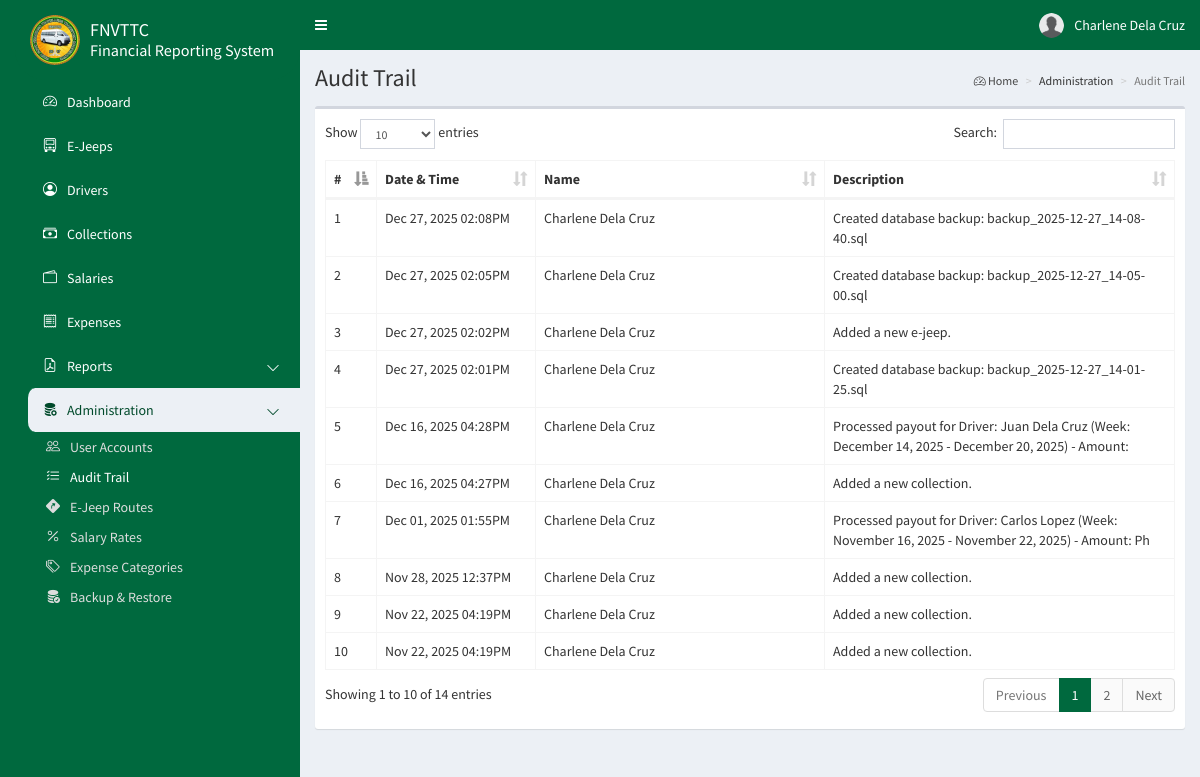
/admin/audittrail.php (signed in), run on an earlier commit of the app's database.
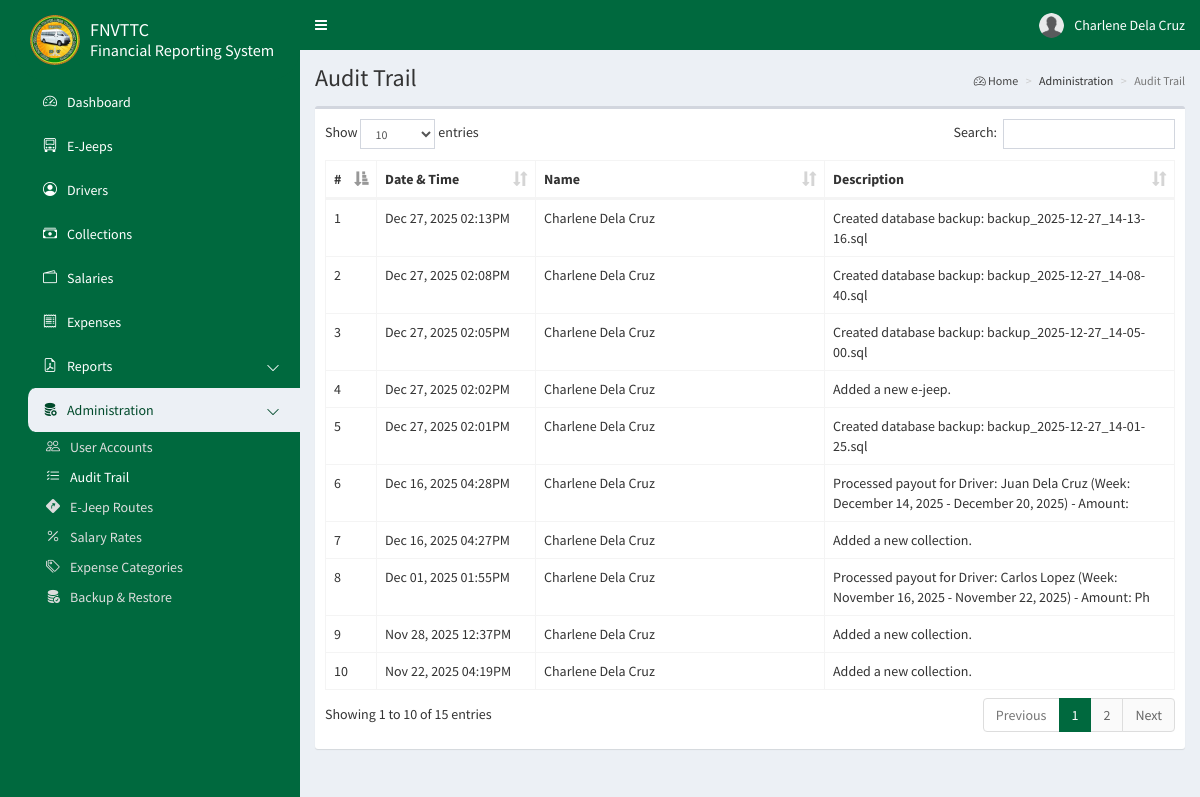
And on a later commit of the database.
### tables this page shows
CREATE TABLE `frs_users` (
  `id` int(11) NOT NULL AUTO_INCREMENT,
  `first_name` varchar(50) NOT NULL,
  `last_name` varchar(50) NOT NULL,
  `email` varchar(50) NOT NULL,
  `password` char(32) NOT NULL,
  `type` int(1) NOT NULL,
  `image` varchar(100) NOT NULL,
  `address` varchar(100) NOT NULL,
  `contact` varchar(25) NOT NULL,
  `deleted` bit(1) NOT NULL DEFAULT b'0',
  PRIMARY KEY (`id`)
);

CREATE TABLE `frs_trail` (
  `id` int(11) NOT NULL AUTO_INCREMENT,
  `user_id` int(11) NOT NULL,
  `description` varchar(100) NOT NULL,
  `date` datetime NOT NULL DEFAULT current_timestamp(),
  PRIMARY KEY (`id`),
  KEY `fk_trail_userid` (`user_id`),
  CONSTRAINT `fk_trail_userid` FOREIGN KEY (`user_id`) REFERENCES `frs_users` (`id`) ON DELETE NO ACTION ON UPDATE CASCADE
);

### config/config.php (called while the page is built, shortened)
<?php
class Connection {
    private $dbHost;
    private $dbUser;
    private $dbPass;
    private $dbName;
    public function __construct() {
        $this->dbHost = $_ENV['DB_HOST'];
        $this->dbUser = $_ENV['DB_USER'];
        $this->dbPass = $_ENV['DB_PASS'];
        $this->dbName = $_ENV['DB_NAME'];
    }
    public function getConnection() {
        try {
            $pdo = new PDO("mysql:host=" . $this->dbHost . ";dbname=" . $this->dbName, $this->dbUser, $this->dbPass);
            $pdo->setAttribute(PDO::ATTR_ERRMODE, PDO::ERRMODE_EXCEPTION);
            $pdo->setAttribute(PDO::ATTR_DEFAULT_FETCH_MODE, PDO::FETCH_ASSOC);
            return $pdo;
        }
        catch (Exception $e) {
            echo 'Error: ' . $e->getmessage();
        }
    }
}

### admin/audittrail.php (the view, shortened to what this page needs)
<?php
require_once '../config/config.php';
class Trail {
    private $db;
    public function __construct() {
        $conn = new Connection();
        $this->db = $conn->getConnection();
    }
    public function getData(){
        $trail_sql = "SELECT * FROM `frs_trail` AS a JOIN `frs_users` AS b ON a.`user_id` = b.`id` ORDER BY a.`date` DESC";
        $trail_stmt = $this->db->query($trail_sql);
        return $trail_stmt->fetchAll();
    }
}
$trail = new Trail();
$trails = $trail->getData();
?>
<!DOCTYPE html>
<html style="background-color: #00693e;">
<head>
<?php include '../common/head.php'; ?>
</head>
<body class="hold-transition skin-blue sidebar-mini">
    <div class="wrapper">
<?php include '../common/navbar.php'; ?>
<?php include '../common/sidebar.php'; ?>
        <div class="content-wrapper">
            <section class="content-header">
                <h1>Audit Trail</h1>
                <ol class="breadcrumb">
                    <li><a href="#"><i class="bi bi-speedometer2"></i> Home</a></li>
                    <li>Administration</li>
                    <li class="active">Audit Trail</li>
                </ol>
            </section>
            <section class="content">
                <div class="row">
                    <div class="col-xs-12">
                        <div class="box">
                            <div class="box-body table-responsive">
                                <table id="example1" class="table table-bordered">
                                    <thead>
                                        <tr>
                                            <th style="width: 12px; max-width: 12px !important;">#</th>
                                            <th style="width: 120px; max-width: 120px !important;">Date & Time</th>
                                            <th style="width: 250px; max-width: 250px !important;">Name</th>
                                            <th>Description</th>
                                        </tr>
                                    </thead>
                                    <tbody>
<?php
$id = 1;
foreach ($trails as $row) { ?>
<tr>
    <td><?php echo $id; ?></td>
    <td><?php echo (new DateTime($row['date']))->format('M d, Y h:iA'); ?></td>
    <td><?php echo $row['first_name'] . " " . $row['last_name']; ?></td>
    <td><?php echo $row['description']; ?></td>
</tr>
<?php $id++; } ?>
                                    </tbody>
                                </table>
                            </div>
                        </div>
                    </div>
                </div>
            </section>
        </div>
    </div>
</body>
</html>

### common/head.php (shortened to what this page needs)
<link rel="stylesheet" href="../bower_components/bootstrap/dist/css/bootstrap.min.css">
<link rel="stylesheet" href="../bower_components/font-awesome/css/font-awesome.min.css">
<link rel="stylesheet" href="../bower_components/select2/dist/css/select2.min.css">
<link rel="stylesheet" href="../bower_components/bootstrap-datepicker/dist/css/bootstrap-datepicker.min.css">
<link rel="stylesheet" href="../bower_components/datatables.net-bs/css/dataTables.bootstrap.min.css">
<link rel="stylesheet" href="../dist/css/AdminLTE.min.css">
<link rel="stylesheet" href="../dist/css/all-skins.min.css">
<link rel="stylesheet" href="https://cdn.jsdelivr.net/npm/bootstrap-icons/font/bootstrap-icons.css">

### common/navbar.php (shortened to what this page needs)
<?php
require_once '../config/config.php';
$connection = new Connection();
$db = $connection->getConnection();
$sql = "SELECT * FROM frs_users WHERE id = '".$_SESSION['user_id']."'";
$stmt = $db->query($sql);
$row = $stmt->fetch();
?>
<header class="main-header" style="position: fixed; top: 0; width: 100%;">
    <nav class="navbar navbar-static-top">
        <a href="#" class="sidebar-toggle" data-toggle="push-menu" role="button"><span class="sr-only">Toggle Navigation</span></a>
        <div class="navbar-custom-menu">
            <ul class="nav navbar-nav">
                <li class="dropdown user user-menu">
                    <a href="#" class="dropdown-toggle" data-toggle="dropdown">
<?php if(file_exists('../images/' . $row['image'])): ?>
                        <img src="../images/<?php echo $row['image']; ?>" class="user-image" alt="User Image">
<?php else: ?>
                        <img src="../images/default.png" class="user-image" alt="User Image">
<?php endif; ?>
                        <span class="hidden-xs"><?php echo $row['first_name'] . " " . $row['last_name']; ?></span>
                    </a>
                </li>
            </ul>
        </div>
    </nav>
</header>

### common/sidebar.php (shortened to what this page needs)
<aside class="main-sidebar" style="overflow-y: auto; position: fixed; top: 0;">
    <section class="sidebar">
        <ul class="sidebar-menu" data-widget="tree">
            <li class="header" style="color: #fff;font-size: 26px;display: flex;place-items: center;margin-left: 15px;">
                <img src="../images/logo.png" width="50px"> <h4 style="margin-left: 10px;">FNVTTC<br><span style="font-size: 0.9em;">Financial Reporting System<span></h4>
            </li>
<?php if ($_SESSION['type'] == 0):  ?>
            <li><a href="dashboard.php"><i class="bi bi-speedometer2"></i><span>Dashboard</span></a></li>
            <li><a href="ejeeps.php"><i class="bi bi-truck-front"></i><span>E-Jeeps</span></a></li>
            <li><a href="drivers.php"><i class="bi bi-person-circle"></i><span>Drivers</span></a></li>
            <li><a href="collections.php"><i class="bi bi-cash-stack"></i><span>Collections</span></a></li>
            <li><a href="salaries.php"><i class="bi bi-wallet2"></i><span>Salaries</span></a></li>
            <li><a href="expenses.php"><i class="bi bi-receipt"></i><span>Expenses</span></a></li>
            <li class="treeview">
                <a href="#">
                    <i class="bi bi-file-earmark-pdf"></i><span>Reports</span>
                    <span class="pull-right-container"><i class="bi bi-chevron-down pull-right"></i></span>
                </a>
            </li>
            <li class="treeview">
                <a href="#">
                    <i class="bi bi-database-fill-gear"></i><span>Administration</span>
                    <span class="pull-right-container"><i class="bi bi-chevron-down pull-right"></i></span>
                </a>
                <ul class="treeview-menu">
                    <li><a href="accounts.php"><i class="bi bi-people"></i><span>User Accounts</span></a></li>
                    <li><a href="audittrail.php"><i class="bi bi-list-check"></i><span>Audit Trail</span></a></li>
                    <li><a href="routes.php"><i class="bi bi-sign-turn-slight-right-fill"></i><span>E-Jeep Routes</span></a></li>
                    <li><a href="rates.php"><i class="bi bi-percent"></i><span>Salary Rates</span></a></li>
                    <li><a href="categories.php"><i class="bi bi-tags"></i><span>Expense Categories</span></a></li>
                    <li><a href="#"><i class="bi bi-database-fill-check"></i><span>Backup & Restore</span></a></li>
                </ul>
            </li>
<?php elseif ($_SESSION['type'] == 2):  ?>
            <li><a href="dashboard.php"><i class="bi bi-speedometer2"></i><span>Dashboard</span></a></li>
            <li><a href="collections.php"><i class="bi bi-cash-stack"></i><span>Collections</span></a></li>
            <li><a href="expenses.php"><i class="bi bi-receipt"></i><span>Expenses</span></a></li>
<?php endif; ?>
        </ul>
    </section>
</aside>

### common/head.php (style rules this page uses)
.axis-btn-green:hover, .axis-btn-green:visited, .axis-btn-green:focus, { color: #fff; }
.axis-btn-red:hover, .axis-btn-red:visited, .axis-btn-red:focus, { color: #fff; }
.sidebar-menu.tree li.active>a { background-color: #ecf0f5; border-radius: 10px 0 0 10px; color: #004a2b; }
.sidebar-menu li { margin-left: 25px; border-radius: 0 0 30px 30px; }
.sidebar-menu li i { margin-right: 10px; }
.treeview>ul.treeview-menu, .treeview:hover>ul.treeview-menu a, .treeview>ul.treeview-menu:hover a, li.active>ul.treeview-menu a { background-color: transparent !important; }
.treeview>ul.treeview-menu>li>a { color: #ddd !important; }
.treeview>ul.treeview-menu>li>a:hover, .treeview>ul.treeview-menu>li.active>a { color: #fff !important; }
.content-wrapper { margin-top: 50px; }

What changed in the data, as far as the page shows it:
no longer on this page (row unchanged): frs_trail: date "Nov 22, 2025 04:19PM", user.first_name "Charlene", user.last_name "Dela Cruz", description "Added a new collection."
added frs_trail: date "Dec 27, 2025 02:13PM", user.first_name "Charlene", user.last_name "Dela Cruz", description "Created database backup: backup_2025-12-27_14-13-16.sql"
Also different on the page:
text written by a page script: "Show entries Search: Showing 1 to 10 of 14 entries Previous 1 2 Next" → "Show entries Search: Showing 1 to 10 of 15 entries Previous 1 2 Next"
